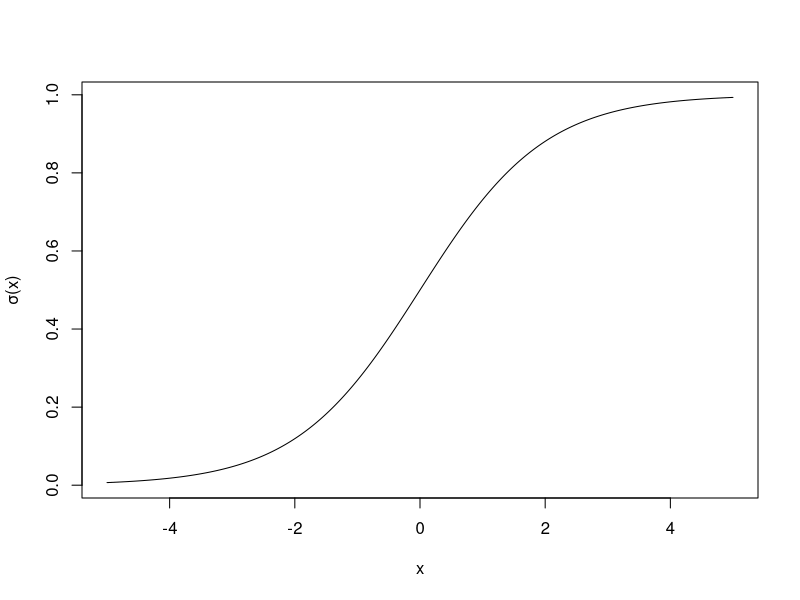
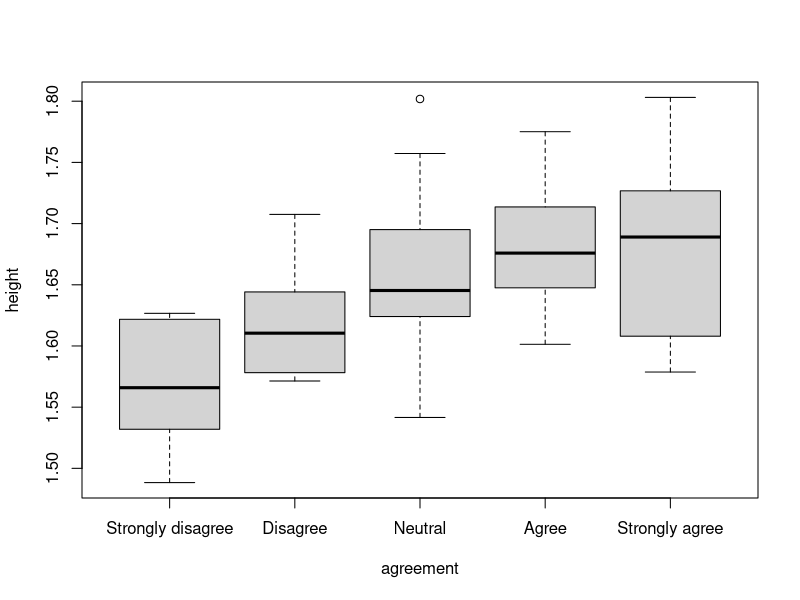
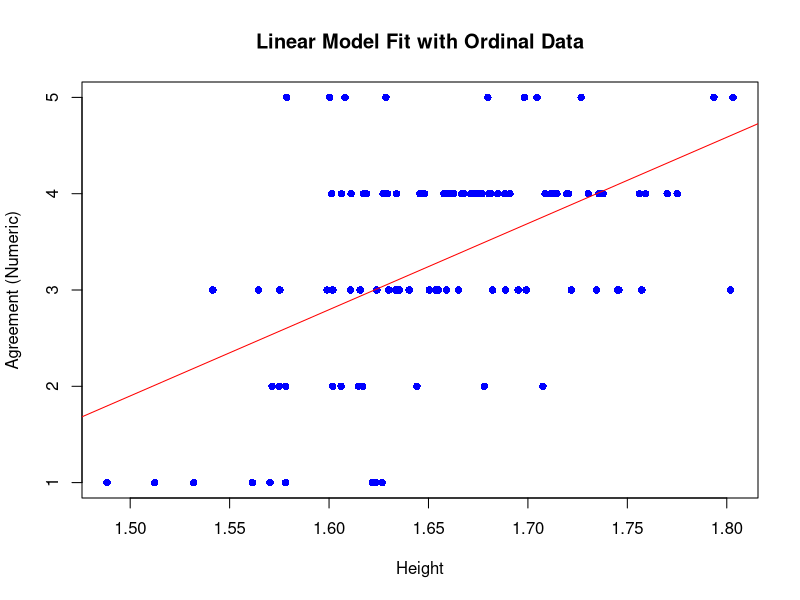

Reproduce these figures in R, in order. (Note: this script raises an error after producing the figures.)
## ---- chunk 1
x <- seq(-5, 5, l = 1000)
plot(plogis(x) ~ x, ylab = 'σ(x)', type = 'l')
## ---- chunk 2
set.seed(123) # So that everyone has the same random data
height <- 1.65 + rnorm(100, sd = 0.07)
latent_var <- height + rnorm(100, sd = 0.1)
data <- data.frame(
  height = height,
  agreement = cut(latent_var,
                  breaks = c(-Inf, quantile(latent_var, probs = c(0.1, 0.2, 0.5, 0.9)), Inf),
                  labels = c('Strongly disagree',
                             'Disagree',
                             'Neutral',
                             'Agree',
                             'Strongly agree'))
)
head(data)
## ---- chunk 3
boxplot(height ~ agreement, data = data)
## ---- chunk 4
# Convert agreement to numeric for plotting
agreement_numeric <- as.numeric(data$agreement)

# Fit linear model
lm_model <- lm(agreement_numeric ~ height, data = data)

# Plot regression line on raw ordinal data
plot(height, agreement_numeric, 
     xlab = "Height", ylab = "Agreement (Numeric)",
     main = "Linear Model Fit with Ordinal Data",
     pch = 16, col = "blue")+
# Add linear regression line
abline(lm_model, col = "red")

## ---- chunk 5
library(ordinal)
mod <- clm(agreement ~ height, data = data, threshold = equidistant) # I added this threshold specification here since it might be useful to mention the difference between ordinal scales that assume equal distance between ratings and those that are considered 'symmetrically spaced'. I saw above you considered this to be equidistant so I added it here (not that it is necessary but maybe to point out the difference)

anova(mod)
## ---- chunk 6
print(coef(mod)) 

## ---- chunk 7
library(ggeffects)
library(ggplot2)
## Sabrina start
# New dataframe with no association 
set.seed(123) # So that everyone has the same random data
height <- 1.65 + rnorm(100, sd = 0.07)
latent_var <- rnorm(100, sd = 0.1) # removed height here
data <- data.frame(
  height = height,
  agreement = cut(latent_var,
                  breaks = c(-Inf, quantile(latent_var, probs = c(0.1, 0.2, 0.5, 0.9)), Inf),
                  labels = c('Strongly disagree',
                             'Disagree',
                             'Neutral',
                             'Agree',
                             'Strongly agree')), 
  ordered = TRUE
)

mod <- clm(agreement ~ height, data = data)

# Generate predicted probabilities for each category
preds <- ggpredict (mod, terms = c("height [all]")) # [all] is used to avoid data being 'prettified' and get smooth plots

plot(preds)+
  facet_wrap(~response.level, nrow =1)

# Generate plot for categorical predictor (perhaps different groups or condiditons)
set.seed(123)
condition <- sample(c("A", "B"), 100, replace = TRUE) 
condition <- factor(condition, levels = c("A", "B"), ordered = TRUE) # converting variable into factor  
latent_var <- ifelse(condition == "A", rnorm(100, mean = 0.3), rnorm(100, mean = -0.3))
data2 <- data.frame(
  group = factor(condition),
  agreement = cut(latent_var,
                  breaks = c(-Inf, quantile(latent_var, probs = c(0.1, 0.2, 0.5, 0.9)), Inf),
                  labels = c('Strongly disagree',
                             'Disagree',
                             'Neutral',
                             'Agree',
                             'Strongly agree')), 
  ordered = TRUE
)



mod2 <- clm(agreement ~ condition, data = data2)
anova(mod2)

# Generate predicted probabilities
preds2 <- ggpredict(mod2, terms = "condition")

# Plot - looks terrible, maybe we can use your bar graph code that I used for my FRP data, might make more sense with a categorical predictor?
plot(preds2) +
  scale_color_discrete(name = "x", labels = c("A", "B"))+ 
  facet_wrap(~response.level, nrow =1)

## Sabrina end

newdata <- data.frame(
  height = seq(1, 2, l = 1000)
)
# predict(mod, newdata = newdata, type = 'prob', interval = T)
preds <- predict(mod, newdata = newdata, type = 'prob')
preds <- as.data.frame(preds$fit)
likert_levels <- names(preds)
preds$height <- newdata$height
long_fmt <- reshape(preds, direction = 'long',
        varying = likert_levels,
        v.names = 'prob',
        idvar = 'height',
        timevar = 'response')
library(ggplot2)

ggplot(long_fmt, aes(x = height, y = prob, colour = response, group = response)) + 
  geom_line()
## ---- chunk 8
